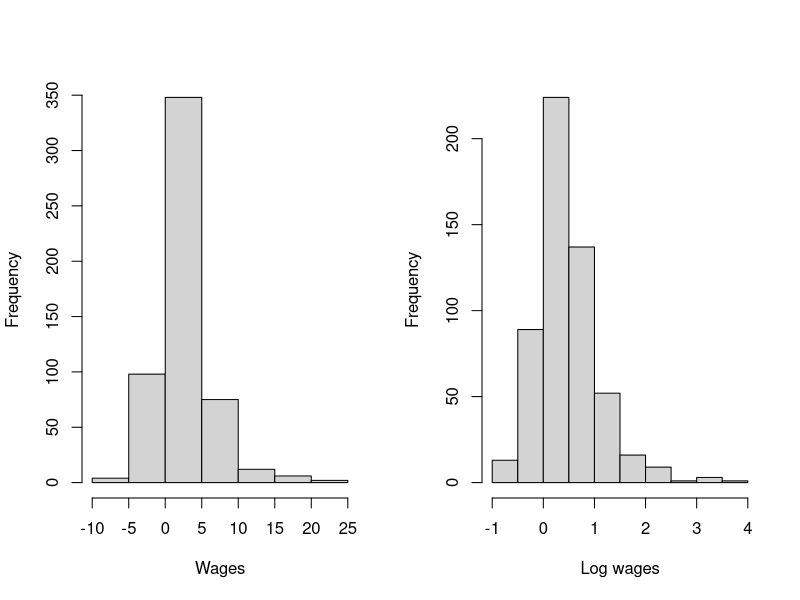

Reproduce this figure in R.
## lwages data set ##

# Importing data #
setwd("/Users/miguel/Dropbox/Current jobs/STAT-2016")
df = read.csv("Data/lwages.csv")
str(df)
N = nrow(df)

# Salary change #
change <- df$lwage7 - df$lwage0
change_alt <- exp(df$lwage7) - exp(df$lwage0)

# Histograms #
par(mfrow=c(1,2))
hist(change_alt, main="", xlab="Wages")
hist(change, main="", xlab="Log wages")

# Confidence limits #
lcl <- mean(change) - qt(0.975, df=N-1)*sd(change)/sqrt(N)
ucl <- mean(change) + qt(0.975, df=N-1)*sd(change)/sqrt(N)

# t statistic #
t <- mean(change)/(sd(change)/sqrt(N))
t > qt(0.975, df=N-1)

# p-value #
p <- 2*(1 - pt(t, df=N-1))

# Function t.test #
t.test(change)
